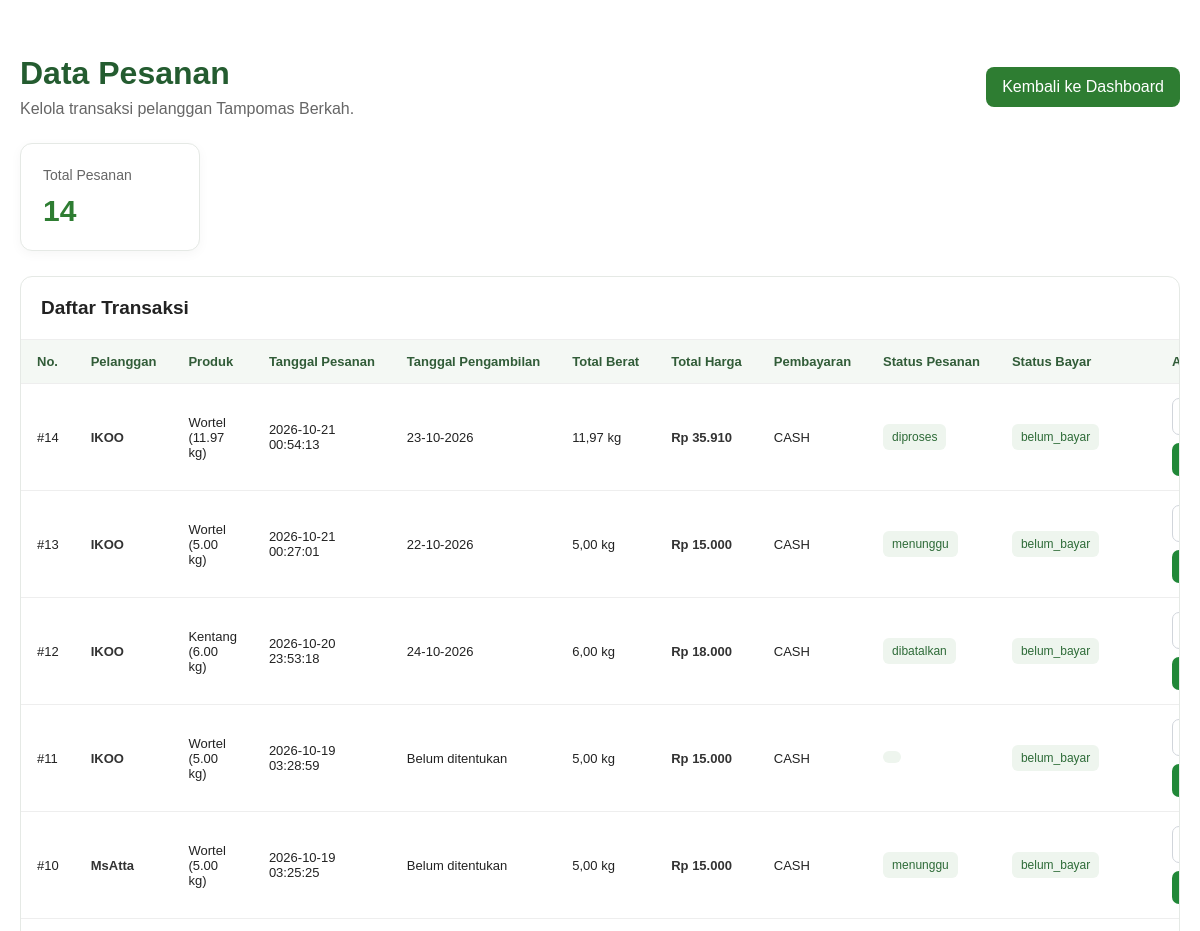
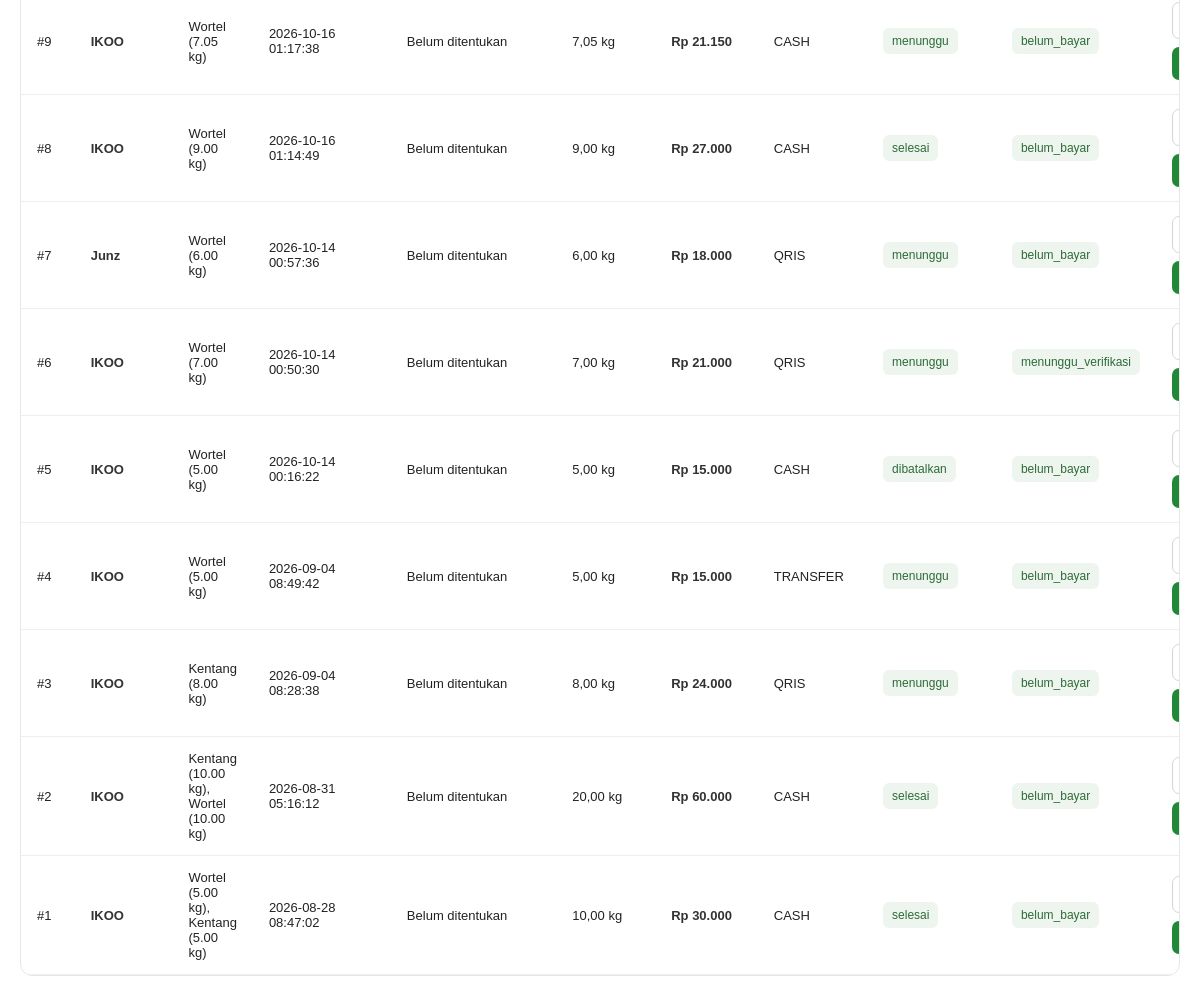
Page /admin/pesanan.php (signed in) on the committed database (2 pictures, top to bottom).
### tables this page shows
CREATE TABLE `tpesanan` (
  `id_pesanan` int(11) NOT NULL,
  `id_user` int(11) NOT NULL,
  `tanggal_pesanan` timestamp NOT NULL DEFAULT current_timestamp(),
  `tanggal_pengambilan` date DEFAULT NULL,
  `total_berat` decimal(10,2) NOT NULL DEFAULT 0.00,
  `total_harga` decimal(12,2) NOT NULL DEFAULT 0.00,
  `status` enum('menunggu','diproses','siap_diambil','selesai','dibatalkan') NOT NULL DEFAULT 'menunggu',
  `catatan` text DEFAULT NULL,
  `metode_pembayaran` enum('cash','transfer','qris') NOT NULL DEFAULT 'cash',
  `status_pembayaran` enum('belum_bayar','menunggu_verifikasi','lunas','ditolak') NOT NULL DEFAULT 'belum_bayar',
  `bukti_pembayaran` varchar(255) DEFAULT NULL,
  `catatan_pembayaran` text DEFAULT NULL
);

CREATE TABLE `tuser` (
  `id_user` int(11) NOT NULL,
  `nama` varchar(100) NOT NULL,
  `username` varchar(50) NOT NULL,
  `id_role` int(11) DEFAULT NULL,
  `password` varchar(255) NOT NULL,
  `no_hp` varchar(20) DEFAULT NULL,
  `alamat` text DEFAULT NULL,
  `role` enum('user','admin') NOT NULL DEFAULT 'user',
  `created_at` timestamp NOT NULL DEFAULT current_timestamp()
);

### admin/pesanan.php (the view, shortened to what this page needs)
<?php
require_once __DIR__ . "/../config/koneksi.php";
$query = mysqli_query($koneksi, "
    SELECT
        p.id_pesanan,
        u.nama AS nama_pelanggan,
        p.tanggal_pesanan,
        p.tanggal_pengambilan,
        p.total_berat,
        p.total_harga,
        p.status,
        p.metode_pembayaran,
        p.status_pembayaran,
        (
            SELECT GROUP_CONCAT(
                CONCAT(pr.nama_produk, ' (', d.jumlah_kg, ' kg)')
                SEPARATOR ', '
            )
            FROM tdetail_pesanan d
            JOIN tproduk pr ON d.id_produk = pr.id_produk
            WHERE d.id_pesanan = p.id_pesanan
        ) AS detail_produk
    FROM tpesanan p
    JOIN tuser u ON p.id_user = u.id_user
    ORDER BY p.tanggal_pesanan DESC
");
function e($nilai) {
    return htmlspecialchars(
        (string) ($nilai ?? "-"),
        ENT_QUOTES,
        "UTF-8"
    );
}
function formatTanggal($tanggal) {
    if (empty($tanggal)) {
        return "Belum ditentukan";
    }
    $timestamp = strtotime($tanggal);
    return date("d-m-Y", $timestamp);
}
$total_pesanan = mysqli_num_rows($query);
?>
<!DOCTYPE html>
<html lang="id">
<head>
    <link rel="stylesheet" href="../assets/style.css">
</head>
<body>
<div class="admin-pesanan-container">
    <div class="admin-pesanan-header">
        <div>
            <h1>Data Pesanan</h1>
            <p>Kelola transaksi pelanggan Tampomas Berkah.</p>
        </div>
        <a href="index.php" class="pesanan-btn-kembali">
            Kembali ke Dashboard
        </a>
    </div>
    <div class="pesanan-ringkasan">
        <div class="pesanan-ringkasan-card">
            <span>Total Pesanan</span>
            <h2><?= $total_pesanan; ?></h2>
        </div>
    </div>
    <div class="pesanan-tabel-card">
        <div class="pesanan-tabel-header">
            <h2>Daftar Transaksi</h2>
        </div>
        <div class="pesanan-tabel-scroll">
            <table class="pesanan-tabel">
                <thead>
                    <tr>
                        <th>No.</th>
                        <th>Pelanggan</th>
                        <th>Produk</th>
                        <th>Tanggal Pesanan</th>
                        <th>Tanggal Pengambilan</th>
                        <th>Total Berat</th>
                        <th>Total Harga</th>
                        <th>Pembayaran</th>
                        <th>Status Pesanan</th>
                        <th>Status Bayar</th>
                        <th>Aksi</th>
                    </tr>
                </thead>
                <tbody>
                <?php if ($total_pesanan > 0): ?>
                    <?php while ($pesanan = mysqli_fetch_assoc($query)): ?>
                    <tr>
                        <td>
                            #<?= (int) $pesanan["id_pesanan"]; ?>
                        </td>
                        <td>
                            <strong>
                                <?= e($pesanan["nama_pelanggan"]); ?>
                            </strong>
                        </td>
                        <td>
                            <?= e(
                                $pesanan["detail_produk"]
                                ?: "Detail tidak tersedia"
                            ); ?>
                        </td>
                        <td>
                            <?= e($pesanan["tanggal_pesanan"]); ?>
                        </td>
                        <td>
                            <?= e(
                                formatTanggal($pesanan["tanggal_pengambilan"])
                            ); ?>
                        </td>
                        <td>
                            <?= number_format(
                                (float) $pesanan["total_berat"],
                                2,
                                ',',
                                '.'
                            ); ?> kg
                        </td>
                        <td>
                            <strong>
                                Rp <?= number_format(
                                    (float) $pesanan["total_harga"],
                                    0,
                                    ',',
                                    '.'
                                ); ?>
                            </strong>
                        </td>
                        <td>
                            <?= e(
                                strtoupper($pesanan["metode_pembayaran"])
                            ); ?>
                        </td>
                        <td>
                            <span class="pesanan-status">
                                <?= e($pesanan["status"]); ?>
                            </span>
                        </td>
                        <td>
                            <span class="pesanan-status">
                                <?= e($pesanan["status_pembayaran"]); ?>
                            </span>
                        </td>
                        <td>
                            <form
                                action="../aksi/proses_status_pesanan.php"
                                method="POST"
                                class="form-status-pesanan"
                            >
                                <select name="status" required>
                                    <option
                                        value="menunggu"
                                        <?= $pesanan["status"] === "menunggu"
                                            ? "selected" : ""; ?>
                                    >
                                        Menunggu
                                    </option>
                                    <option
                                        value="diproses"
                                        <?= $pesanan["status"] === "diproses"
                                            ? "selected" : ""; ?>
                                    >
                                        Diproses
                                    </option>
                                    <option
                                        value="selesai"
                                        <?= $pesanan["status"] === "selesai"
                                            ? "selected" : ""; ?>
                                    >
                                        Selesai
                                    </option>
                                    <option
                                        value="dibatalkan"
                                        <?= $pesanan["status"] === "dibatalkan"
                                            ? "selected" : ""; ?>
                                    >
                                        Dibatalkan
                                    </option>
                                </select>
                                <button
                                    type="submit"
                                    class="btn-update-status"
                                >
                                </button>
                            </form>
                        </td>
                    </tr>
                    <?php endwhile; ?>
                <?php endif; ?>
                </tbody>
            </table>
        </div>
    </div>
</div>
</body>
</html>

### assets/style.css (style rules this page uses)
* { margin: 0; padding: 0; box-sizing: border-box; }
body { font-family: Arial, sans-serif; color: #222; background: white; }
a { text-decoration: none; color: inherit; }
.admin-pesanan-container { max-width: 1500px; margin: 35px auto; padding: 20px; }
.admin-pesanan-header { display: flex; justify-content: space-between; align-items: center; gap: 15px; margin-bottom: 25px; }
.admin-pesanan-header h1 { margin: 0 0 8px; color: #245c30; }
.admin-pesanan-header p { margin: 0; color: #666; }
.pesanan-btn-kembali { display: inline-block; padding: 11px 16px; background: #2e7d32; color: white; text-decoration: none; border-radius: 8px; white-space: nowrap; }
.pesanan-ringkasan { display: flex; gap: 18px; margin-bottom: 25px; }
.pesanan-ringkasan-card { min-width: 180px; padding: 22px; background: white; border: 1px solid #e5e9e5; border-radius: 12px; box-shadow: 0 3px 12px rgba(0, 0, 0, 0.04); }
.pesanan-ringkasan-card span { color: #666; font-size: 14px; }
.pesanan-ringkasan-card h2 { margin: 10px 0 0; color: #2e7d32; font-size: 30px; }
.pesanan-tabel-card { background: white; border: 1px solid #e5e9e5; border-radius: 12px; overflow: hidden; }
.pesanan-tabel-header { padding: 20px; border-bottom: 1px solid #eee; }
.pesanan-tabel-header h2 { margin: 0; font-size: 19px; }
.pesanan-tabel-scroll { width: 100%; overflow-x: auto; }
.pesanan-tabel { width: 100%; min-width: 1100px; border-collapse: collapse; }
.pesanan-tabel th, .pesanan-tabel td { padding: 14px 16px; border-bottom: 1px solid #eee; text-align: left; font-size: 13px; vertical-align: middle; }
.pesanan-tabel th { background: #f4f8f4; color: #315c38; font-weight: 600; white-space: nowrap; }
.pesanan-tabel td strong { color: #333; }
.pesanan-status { display: inline-block; padding: 6px 9px; background: #eef5ee; color: #2e6b38; border-radius: 6px; font-size: 12px; white-space: nowrap; }
.form-status-pesanan { display: flex; flex-direction: column; gap: 8px; min-width: 115px; }
.form-status-pesanan select { width: 100%; padding: 9px; border: 1px solid #d1d5db; border-radius: 7px; background: #ffffff; color: #333333; font-size: 13px; }
.btn-update-status { width: 100%; padding: 9px 12px; border: none; border-radius: 7px; background: #218838; color: #ffffff; font-weight: 600; cursor: pointer; transition: background 0.2s; }

### rows in the picture
tpesanan: id_pesanan "14", id_user.nama "IKOO", detail_produk "Wortel (11.97 kg)", tanggal_pesanan "2026-10-21 00:54:13", tanggal_pengambilan "23-10-2026", total_berat "11,97", total_harga "35.910", metode_pembayaran "CASH", status "diproses", status_pembayaran "belum_bayar", status "Diproses"
tpesanan: id_pesanan "13", id_user.nama "IKOO", detail_produk "Wortel (5.00 kg)", tanggal_pesanan "2026-10-21 00:27:01", tanggal_pengambilan "22-10-2026", total_berat "5,00", total_harga "15.000", metode_pembayaran "CASH", status "menunggu", status_pembayaran "belum_bayar", status "Menunggu"
tpesanan: id_pesanan "12", id_user.nama "IKOO", detail_produk "Kentang (6.00 kg)", tanggal_pesanan "2026-10-20 23:53:18", tanggal_pengambilan "24-10-2026", total_berat "6,00", total_harga "18.000", metode_pembayaran "CASH", status "dibatalkan", status_pembayaran "belum_bayar", status "Dibatalkan"
tpesanan: id_pesanan "11", id_user.nama "IKOO", detail_produk "Wortel (5.00 kg)", tanggal_pesanan "2026-10-19 03:28:59", tanggal_pengambilan "Belum ditentukan", total_berat "5,00", total_harga "15.000", metode_pembayaran "CASH", status_pembayaran "belum_bayar"
tpesanan: id_pesanan "10", id_user.nama "MsAtta", detail_produk "Wortel (5.00 kg)", tanggal_pesanan "2026-10-19 03:25:25", tanggal_pengambilan "Belum ditentukan", total_berat "5,00", total_harga "15.000", metode_pembayaran "CASH", status "menunggu", status_pembayaran "belum_bayar", status "Menunggu"
tpesanan: id_pesanan "9", id_user.nama "IKOO", detail_produk "Wortel (7.05 kg)", tanggal_pesanan "2026-10-16 01:17:38", tanggal_pengambilan "Belum ditentukan", total_berat "7,05", total_harga "21.150", metode_pembayaran "CASH", status "menunggu", status_pembayaran "belum_bayar", status "Menunggu"
tpesanan: id_pesanan "8", id_user.nama "IKOO", detail_produk "Wortel (9.00 kg)", tanggal_pesanan "2026-10-16 01:14:49", tanggal_pengambilan "Belum ditentukan", total_berat "9,00", total_harga "27.000", metode_pembayaran "CASH", status "selesai", status_pembayaran "belum_bayar", status "Selesai"
tpesanan: id_pesanan "7", id_user.nama "Junz", detail_produk "Wortel (6.00 kg)", tanggal_pesanan "2026-10-14 00:57:36", tanggal_pengambilan "Belum ditentukan", total_berat "6,00", total_harga "18.000", metode_pembayaran "QRIS", status "menunggu", status_pembayaran "belum_bayar", status "Menunggu"
tpesanan: id_pesanan "6", id_user.nama "IKOO", detail_produk "Wortel (7.00 kg)", tanggal_pesanan "2026-10-14 00:50:30", tanggal_pengambilan "Belum ditentukan", total_berat "7,00", total_harga "21.000", metode_pembayaran "QRIS", status "menunggu", status_pembayaran "menunggu_verifikasi", status "Menunggu"
tpesanan: id_pesanan "5", id_user.nama "IKOO", detail_produk "Wortel (5.00 kg)", tanggal_pesanan "2026-10-14 00:16:22", tanggal_pengambilan "Belum ditentukan", total_berat "5,00", total_harga "15.000", metode_pembayaran "CASH", status "dibatalkan", status_pembayaran "belum_bayar", status "Dibatalkan"
tpesanan: id_pesanan "4", id_user.nama "IKOO", detail_produk "Wortel (5.00 kg)", tanggal_pesanan "2026-09-04 08:49:42", tanggal_pengambilan "Belum ditentukan", total_berat "5,00", total_harga "15.000", metode_pembayaran "TRANSFER", status "menunggu", status_pembayaran "belum_bayar", status "Menunggu"
tpesanan: id_pesanan "3", id_user.nama "IKOO", detail_produk "Kentang (8.00 kg)", tanggal_pesanan "2026-09-04 08:28:38", tanggal_pengambilan "Belum ditentukan", total_berat "8,00", total_harga "24.000", metode_pembayaran "QRIS", status "menunggu", status_pembayaran "belum_bayar", status "Menunggu"
tpesanan: id_pesanan "2", id_user.nama "IKOO", detail_produk "Kentang (10.00 kg), Wortel (10.00 kg)", tanggal_pesanan "2026-08-31 05:16:12", tanggal_pengambilan "Belum ditentukan", total_berat "20,00", total_harga "60.000", metode_pembayaran "CASH", status "selesai", status_pembayaran "belum_bayar", status "Selesai"
tpesanan: id_pesanan "1", id_user.nama "IKOO", detail_produk "Wortel (5.00 kg), Kentang (5.00 kg)", tanggal_pesanan "2026-08-28 08:47:02", tanggal_pengambilan "Belum ditentukan", total_berat "10,00", total_harga "30.000", metode_pembayaran "CASH", status "selesai", status_pembayaran "belum_bayar", status "Selesai"

### other values in the picture
$total_pesanan "14"
